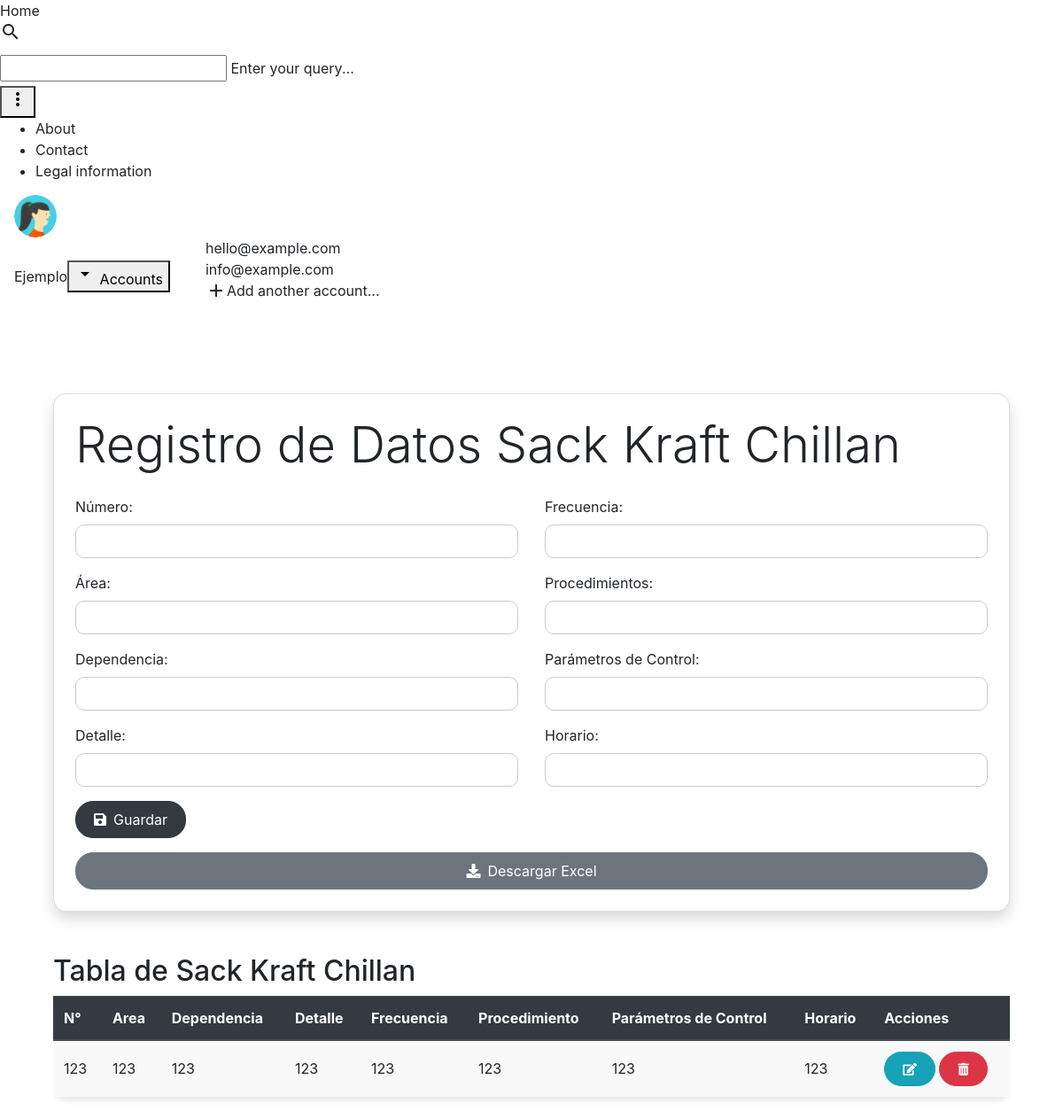
Before: /chillan/ with the older database file.
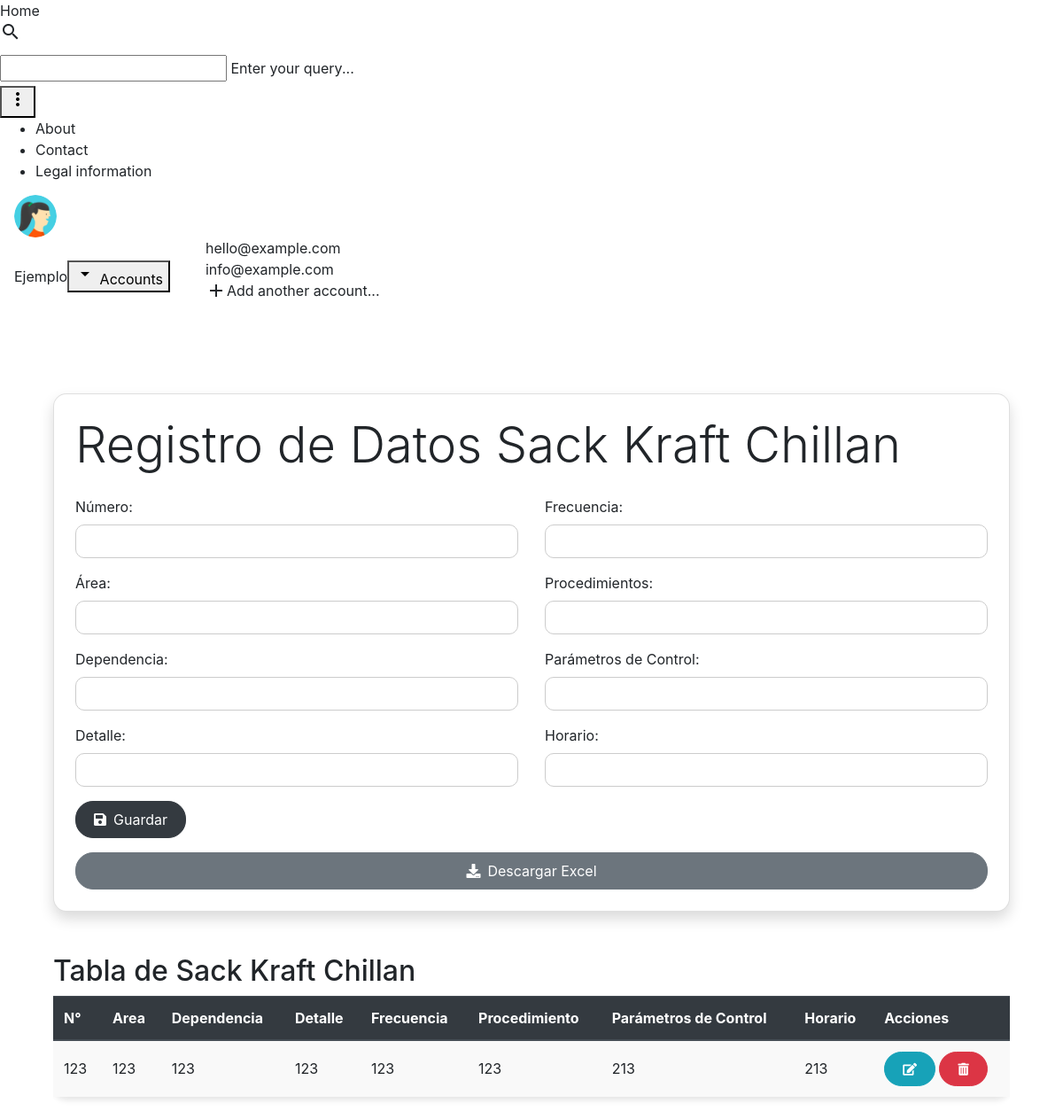
After: the same page with the newer database file.
### catalog/models.py (models this page shows, shortened)
class Chillan(models.Model):
    numero = models.IntegerField()
    area = models.CharField(max_length=1000, default='')
    dependencia = models.CharField(max_length=1000)
    detalle = models.TextField()
    frecuencia = models.CharField(max_length=1000)
    procedimientos = models.TextField()
    parametro_control = models.CharField(max_length=1000)
    horario = models.CharField(max_length=1000)
    class Meta:
        db_table = 'chillan'

### catalog/views.py (the view)
# urls.py: path('chillan/', views.chillan, name='chillan'),
def chillan(request):
    if request.method == 'POST':
        form = ChillanForm(request.POST, request.FILES)
        if form.is_valid():
            form.save()
            messages.success(request, 'Datos ingresados correctamente')
            return redirect('chillan')
        else:
            messages.error(request, 'Error al ingresar los datos. Por favor, revise los datos ingresados.')
    else:
        form = ChillanForm()
    chillan = Chillan.objects.all()
    return render(request, 'Instalaciones/Biopackaging/Sack-Kraft/Chillan.html', {'form': form, 'chillan': chillan})

### catalog/forms.py
class ChillanForm(forms.ModelForm):
    class Meta:
        model = Chillan
        fields = '__all__'

### Templates/Instalaciones/Biopackaging/Sack-Kraft/Chillan.html (shortened to what the changed rows need)
{% extends 'base.html' %}
{% load static %}
{% block content %}
<div class="container">
    <div class="card p-4 shadow">
        <h1 class="display-4 mb-4">Registro de Datos Sack Kraft Chillan</h1>
    </div>
</div>
<div class="container mt-5">
    <h2>Tabla de Sack Kraft Chillan</h2>
    <div class="table-responsive">
        <table class="table table-striped table-hover">
            <thead class="thead-dark">
                <tr>
                    <th scope="col">N°</th>
                    <th scope="col">Area</th>
                    <th scope="col">Dependencia</th>
                    <th scope="col">Detalle</th>
                    <th scope="col">Frecuencia</th>
                    <th scope="col">Procedimiento</th>
                    <th scope="col">Parámetros de Control</th>
                    <th scope="col">Horario</th>
                    <th scope="col">Acciones</th>
                </tr>
        </thead>
        <tbody>
            {% for dato in chillan %}
            <tr>
                <td>{{ dato.numero }}</td>
                <td>{{ dato.area}}</td>
                <td>{{ dato.dependencia }}</td>
                <td>{{ dato.detalle }}</td>
                <td>{{ dato.frecuencia }}</td>
                <td>{{ dato.procedimientos }}</td>
                <td>{{ dato.parametro_control }}</td>
                <td>{{ dato.horario }}</td>
                <td>
                    <a href="{% url 'modificar_chillan' dato.id %}" class="btn btn-info btn-sm"><i class="fas fa-edit"></i></a>
                    <form method="post" action="{% url 'eliminar_chillan' dato.id %}" style="display: inline;">
                        <button type="submit" class="btn btn-danger btn-sm" onclick="return confirm('¿Estás seguro de que deseas eliminar este dato?')"><i class="fas fa-trash-alt"></i></button>
                    </form>
                </td>
            </tr>
            {% endfor %}
        </tbody>
    </table>
</div>
<link rel="stylesheet" href="https://maxcdn.bootstrapcdn.com/bootstrap/4.5.2/css/bootstrap.min.css">
<link rel="stylesheet" href="https://cdnjs.cloudflare.com/ajax/libs/font-awesome/5.15.4/css/all.min.css">
<link rel="stylesheet" href="{% static 'stylecmpc.css' %}">
{% endblock %}

Changed rows visible on the page:
removed Chillan: numero "123", area "123", dependencia "123", detalle "123", frecuencia "123", procedimientos "123", parametro_control "123", horario "123"
added Chillan: numero "123", area "123", dependencia "123", detalle "123", frecuencia "123", procedimientos "123", parametro_control "213", horario "213"
